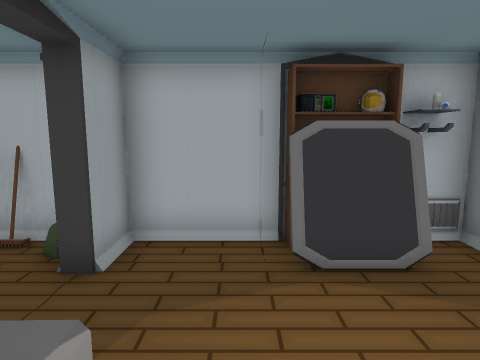
View 1 (above)

14 first-person views from a walk through a level from a Godot 3-D game. The camera is 1.3 m above the floor, tilts 8° down and sees 75° across. Doors that lead somewhere are drawn open, without their leaves. The floor is counted in squares, 0.65 m on a side. Each view is taken from the middle of a square. On the plan, view 1 faces up. The plan holds only what a view shows up to about 17 squares ahead; the rest is blank. The place goes on beyond the plan. Flat picture figures and markers are not drawn. Characters and animated objects are left out. Some surface patterns are stand-ins.

View 2
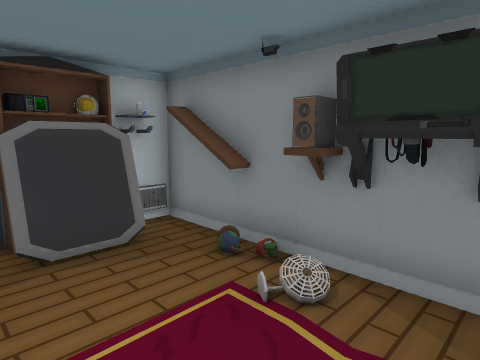

View 3
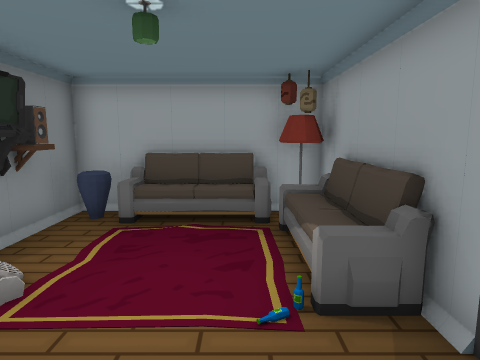

View 4
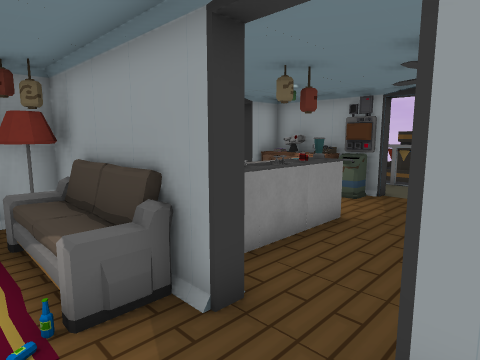

View 5
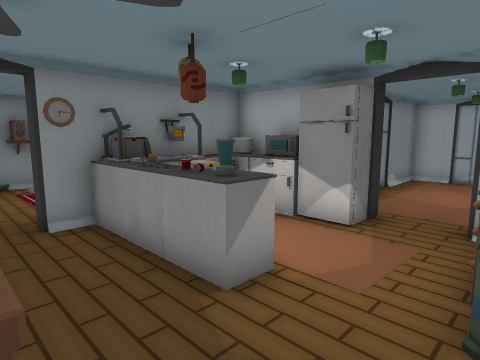

View 6
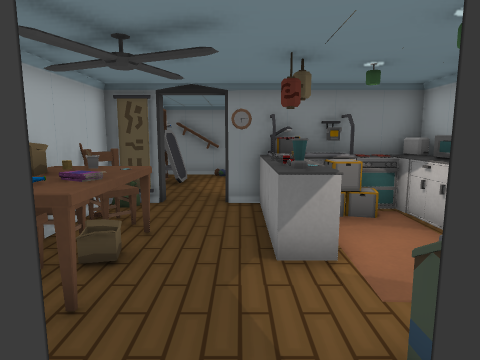

View 7
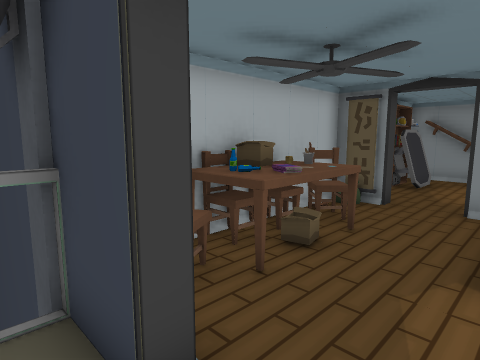

View 8
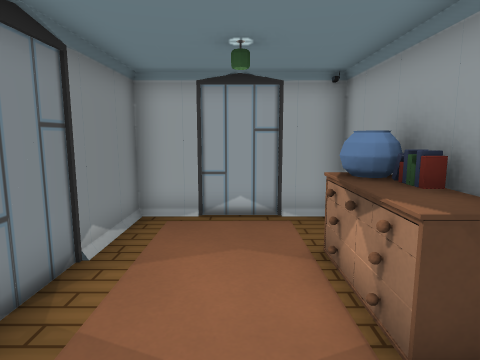

View 9
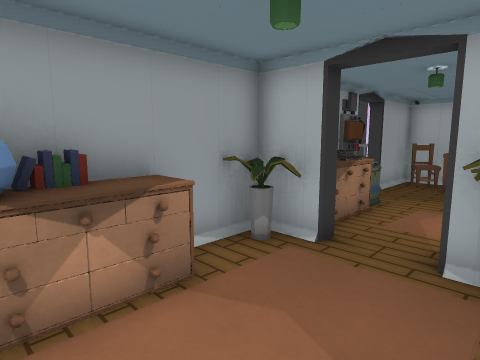

View 10
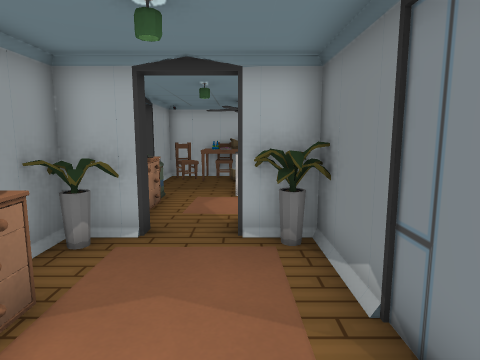

View 11
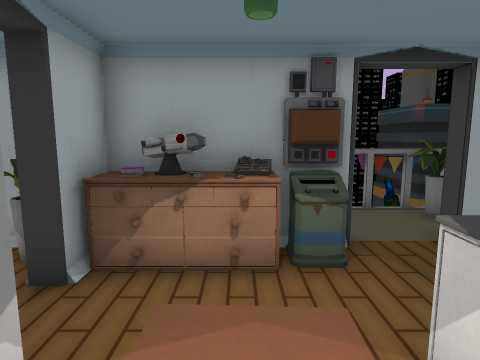

View 12
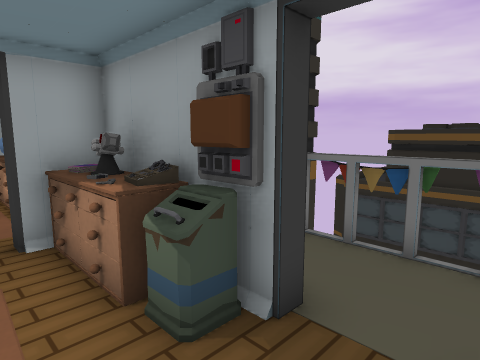

View 13
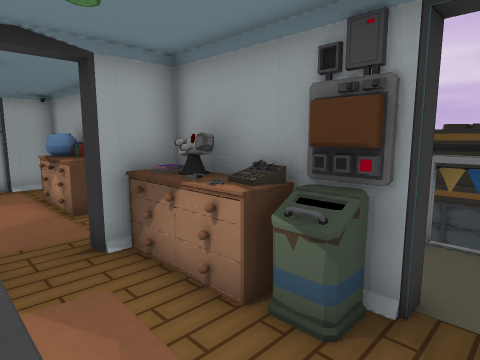

View 14
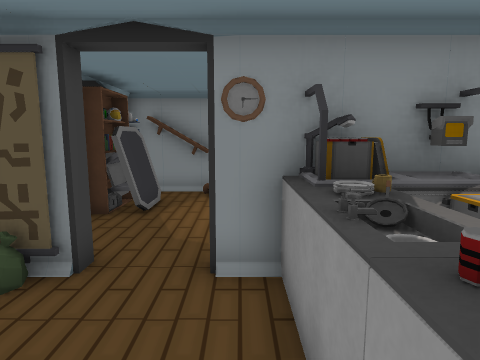

### Floor plan
Points are (right, up) in squares from view 1. A wall is a line through its corners. A room is listed if a view was taken in it or the views show most of it. See-through windows are left out.
Room 1 (views 1, 2, 3, 4)
walls: (-2.6, 2.4) (-2.2, 2.4) (-2.2, -1.5); (-0.5, -3.4) (2.5, -3.4); (1, 6) (-2.2, 6) (-2.2, 4.4) (-2.6, 4.4); (4.4, 5.4) (4.4, 6) (3.4, 6)
ways out: opening at (-2, 3.5) to room 2; door at (1, 6)
objects: lamp (-2, -3); lantern (-2, -2); lantern (-1, -3); sofa (-1, -2); table (1, 5); shelf (2, 5) to (2, 6); vase (3, -2) to (4, -2); table (3, 5); locker (3, 6); speaker (4, -1); monitor (4, 0) to (4, 1); speaker (4, 2); shelf (4, 3) to (4, 5)
Room 2 (views 5, 8, 9, 10, 11, 12, 13, 14)
walls: (-9, -3.4) (-9, -3.8) (-10.6, -3.8) (-10.6, -11.8) (-5.4, -11.8) (-5.4, -3.8) (-7, -3.8) (-7, -3.4); (-10.6, 1) (-10.6, -3.4); (-4.1, 6) (-4.3, 5.5); (-2.6, 6) (-10.6, 6) (-10.6, 3)
ways out: opening at (-2, 3.5) to room 1; door at (-11, 2) to room 3; door at (-8, -12); door at (-5, -8)
objects: drawers (-10, -9) to (-9, -6); books (-10, -8); vase (-10, -5) to (-10, -4); books (-10, -3); drawers (-10, -3) to (-9, -1); ship (-10, -2); bin (-10, 0) to (-10, 1); chair (-10, 5) to (-9, 5); table (-9, 4) to (-6, 5); books (-8, 4); chair (-8, 6); other object (-7, -3) to (-6, -3); carpet (-7, -2); cupboard (-7, 0) to (-6, 1); box (-7, 5); vase (-6, -5) to (-6, -4); fridge (-6, -2); lantern (-6, 1); chair (-6, 6); microwave (-5, -3) to (-4, -3); cupboard (-5, -2); carpet (-5, 0); bowl (-5, 1); chair (-5, 4) to (-5, 5); oven (-4, -2) to (-3, -2); table (-4, -1) to (-3, 0); cupboard (-4, 1) to (-3, 1); cupboard (-3, -3); clock (-3, 2); banner (-3, 5)
Room 3 (views 6, 7)
walls: (-13.4, 3.5) (-13.4, -0.5); (-11, 3) (-11, 7); (-11, 4.6) (-13.6, 4.6)
ways out: door at (-11, 2) to room 2
objects: vase (-13, 3) to (-12, 4)

Where each view was taken, in squares from view 1:
view 1: 0 up, 0 right, facing up
view 2: 1 down, 0 right, facing up-right
view 3: 5 up, 0 right, facing down
view 4: 5 up, 0 right, facing down-left
view 5: 4 up, 10 left, facing down-right
view 6: 2 up, 12 left, facing right
view 7: 1 up, 12 left, facing up-right
view 8: 4 down, 8 left, facing down
view 9: 9 down, 6 left, facing up-left
view 10: 10 down, 7 left, facing up
view 11: 1 down, 5 left, facing left
view 12: 3 up, 8 left, facing down-left
view 13: 2 up, 7 left, facing down-left
view 14: 2 up, 7 left, facing right
